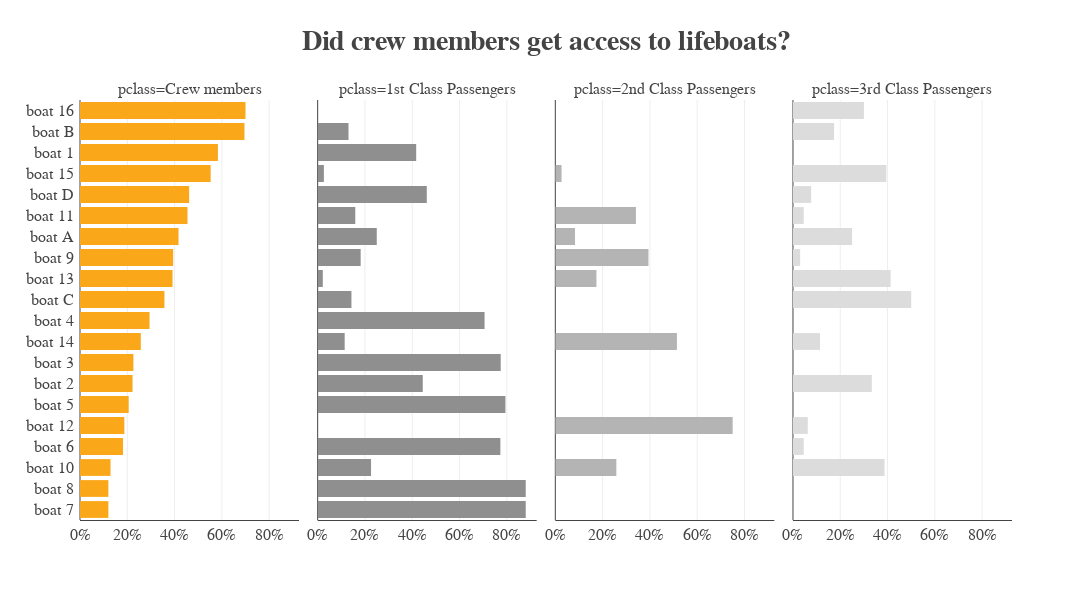

Notebook source saved alongside this figure:
### Markdown cell above
## Facetted Bar Plot

### Code cell
pclass_order = ['Crew members','1st Class Passengers','2nd Class Passengers','3rd Class Passengers']
lifeboat_order = plotdata.loc[plotdata.pclass=="Crew members"].sort_values('percent', ascending=False).lifeboat.tolist()

fig = px.bar(plotdata, y='lifeboat', x='percent', color='pclass', facet_col='pclass',
             category_orders=dict(pclass=pclass_order, lifeboat=lifeboat_order),
             color_discrete_sequence=["#FAA81A", "#8F8F8F", "#B4B4B4", "#DCDCDC"])

fig.update_traces(dict(showlegend=False))

fig.update_layout(
    template="none",
    title = dict(text="Did crew members get access to lifeboats?", font=dict(size=28, weight="bold"), x=0.5, xref='paper'),
    bargap = 0.2,
    height = 600, width = 1400,
    font = dict(size=16, family = "Cambria"),
    margin = dict(t=100)
)

fig.update_xaxes(dict(title=None, showgrid=True, tickformat=".0%", showline=True))
fig.update_yaxes(dict(title=None, showline=False, ticklabelstandoff=5))

### Figure 1 — Plotly figure (JSON) as saved in the notebook; plotly's stock layout.template omitted (floating-point values rounded to 4 significant figures)
{"data": [{"hovertemplate": "pclass=Crew members<br>percent=%{x}<br>lifeboat=%{y}<extra></extra>", "legendgroup": "Crew members", "marker": {"color": "#FAA81A", "pattern": {"shape": ""}}, "name": "Crew members", "orientation": "h", "showlegend": false, "textposition": "auto", "type": "bar", "x": [0.5833, 0.129, 0.4545, 0.1875, 0.3913, 0.2571, 0.5526, 0.7, 0.2222, 0.2258, 0.2941, 0.2059, 0.1818, 0.12, 0.12, 0.3939, 0.4167, 0.6957, 0.3571, 0.4615], "xaxis": "x", "y": ["boat 1", "boat 10", "boat 11", "boat 12", "boat 13", "boat 14", "boat 15", "boat 16", "boat 2", "boat 3", "boat 4", "boat 5", "boat 6", "boat 7", "boat 8", "boat 9", "boat A", "boat B", "boat C", "boat D"], "yaxis": "y"}, {"hovertemplate": "pclass=1st Class Passengers<br>percent=%{x}<br>lifeboat=%{y}<extra></extra>", "legendgroup": "1st Class Passengers", "marker": {"color": "#8F8F8F", "pattern": {"shape": ""}}, "name": "1st Class Passengers", "orientation": "h", "showlegend": false, "textposition": "auto", "type": "bar", "x": [0.4167, 0.2258, 0.1591, 0.0, 0.02174, 0.1143, 0.02632, 0.0, 0.4444, 0.7742, 0.7059, 0.7941, 0.7727, 0.88, 0.88, 0.1818, 0.25, 0.1304, 0.1429, 0.4615], "xaxis": "x2", "y": ["boat 1", "boat 10", "boat 11", "boat 12", "boat 13", "boat 14", "boat 15", "boat 16", "boat 2", "boat 3", "boat 4", "boat 5", "boat 6", "boat 7", "boat 8", "boat 9", "boat A", "boat B", "boat C", "boat D"], "yaxis": "y2"}, {"hovertemplate": "pclass=2nd Class Passengers<br>percent=%{x}<br>lifeboat=%{y}<extra></extra>", "legendgroup": "2nd Class Passengers", "marker": {"color": "#B4B4B4", "pattern": {"shape": ""}}, "name": "2nd Class Passengers", "orientation": "h", "showlegend": false, "textposition": "auto", "type": "bar", "x": [0.0, 0.2581, 0.3409, 0.75, 0.1739, 0.5143, 0.02632, 0.0, 0.0, 0.0, 0.0, 0.0, 0.0, 0.0, 0.0, 0.3939, 0.08333, 0.0, 0.0, 0.0], "xaxis": "x3", "y": ["boat 1", "boat 10", "boat 11", "boat 12", "boat 13", "boat 14", "boat 15", "boat 16", "boat 2", "boat 3", "boat 4", "boat 5", "boat 6", "boat 7", "boat 8", "boat 9", "boat A", "boat B", "boat C", "boat D"], "yaxis": "y3"}, {"hovertemplate": "pclass=3rd Class Passengers<br>percent=%{x}<br>lifeboat=%{y}<extra></extra>", "legendgroup": "3rd Class Passengers", "marker": {"color": "#DCDCDC", "pattern": {"shape": ""}}, "name": "3rd Class Passengers", "orientation": "h", "showlegend": false, "textposition": "auto", "type": "bar", "x": [0.0, 0.3871, 0.04545, 0.0625, 0.413, 0.1143, 0.3947, 0.3, 0.3333, 0.0, 0.0, 0.0, 0.04545, 0.0, 0.0, 0.0303, 0.25, 0.1739, 0.5, 0.07692], "xaxis": "x4", "y": ["boat 1", "boat 10", "boat 11", "boat 12", "boat 13", "boat 14", "boat 15", "boat 16", "boat 2", "boat 3", "boat 4", "boat 5", "boat 6", "boat 7", "boat 8", "boat 9", "boat A", "boat B", "boat C", "boat D"], "yaxis": "y4"}], "layout": {"annotations": [{"font": {}, "showarrow": false, "text": "pclass=Crew members", "x": 0.1175, "xanchor": "center", "xref": "paper", "y": 1, "yanchor": "bottom", "yref": "paper"}, {"font": {}, "showarrow": false, "text": "pclass=1st Class Passengers", "x": 0.3725, "xanchor": "center", "xref": "paper", "y": 1, "yanchor": "bottom", "yref": "paper"}, {"font": {}, "showarrow": false, "text": "pclass=2nd Class Passengers", "x": 0.6275, "xanchor": "center", "xref": "paper", "y": 1, "yanchor": "bottom", "yref": "paper"}, {"font": {}, "showarrow": false, "text": "pclass=3rd Class Passengers", "x": 0.8825, "xanchor": "center", "xref": "paper", "y": 1, "yanchor": "bottom", "yref": "paper"}], "bargap": 0.2, "barmode": "relative", "font": {"family": "Cambria", "size": 16}, "height": 600, "legend": {"title": {"text": "pclass"}, "tracegroupgap": 0}, "margin": {"t": 100}, "title": {"font": {"size": 28, "weight": "bold"}, "text": "Did crew members get access to lifeboats?", "x": 0.5, "xref": "paper"}, "width": 1400, "xaxis": {"anchor": "y", "domain": [0, 0.235], "showgrid": true, "showline": true, "tickformat": ".0%", "title": {}}, "xaxis2": {"anchor": "y2", "domain": [0.255, 0.49], "matches": "x", "showgrid": true, "showline": true, "tickformat": ".0%", "title": {}}, "xaxis3": {"anchor": "y3", "domain": [0.51, 0.745], "matches": "x", "showgrid": true, "showline": true, "tickformat": ".0%", "title": {}}, "xaxis4": {"anchor": "y4", "domain": [0.765, 1.0], "matches": "x", "showgrid": true, "showline": true, "tickformat": ".0%", "title": {}}, "yaxis": {"anchor": "x", "categoryarray": ["boat 7", "boat 8", "boat 10", "boat 6", "boat 12", "boat 5", "boat 2", "boat 3", "boat 14", "boat 4", "boat C", "boat 13", "boat 9", "boat A", "boat 11", "boat D", "boat 15", "boat 1", "boat B", "boat 16"], "categoryorder": "array", "domain": [0, 1], "showline": false, "ticklabelstandoff": 5, "title": {}}, "yaxis2": {"anchor": "x2", "domain": [0, 1], "matches": "y", "showline": false, "showticklabels": false, "ticklabelstandoff": 5, "title": {}}, "yaxis3": {"anchor": "x3", "domain": [0, 1], "matches": "y", "showline": false, "showticklabels": false, "ticklabelstandoff": 5, "title": {}}, "yaxis4": {"anchor": "x4", "domain": [0, 1], "matches": "y", "showline": false, "showticklabels": false, "ticklabelstandoff": 5, "title": {}}}}
